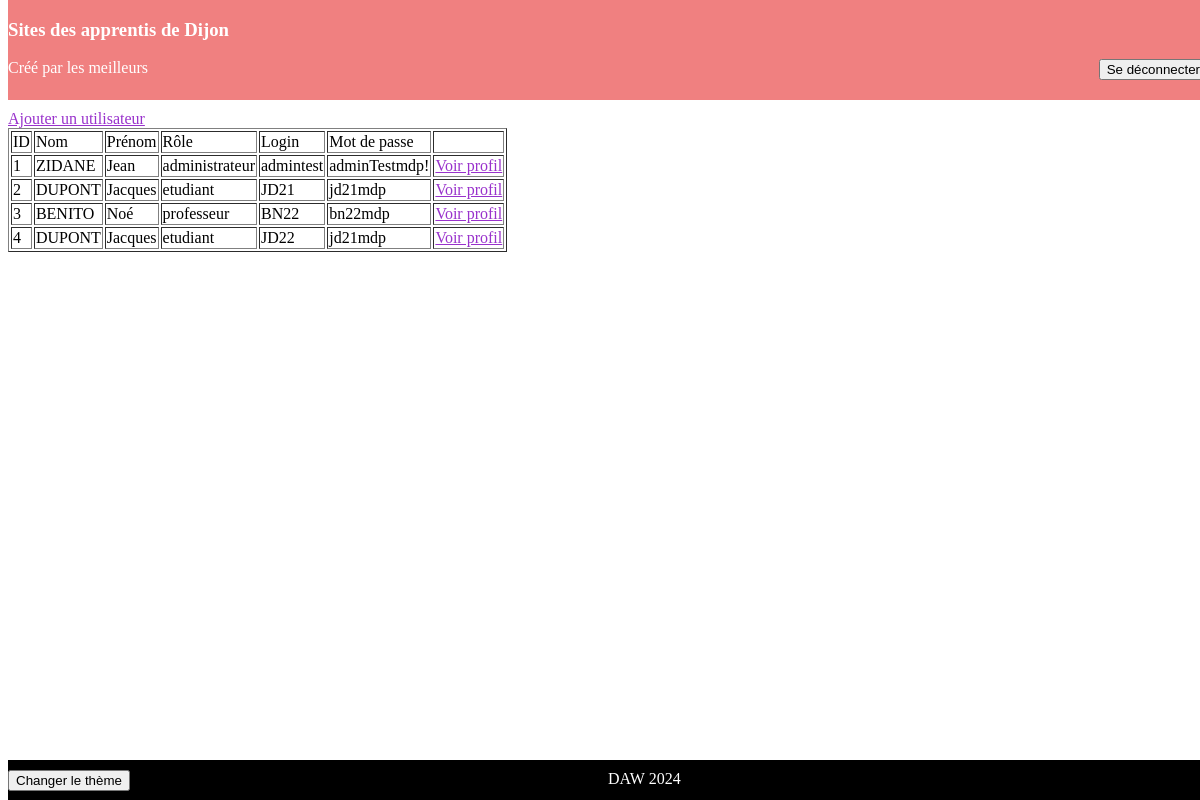
Page /view/users/listeUsers.php (signed in) on the earlier database version.
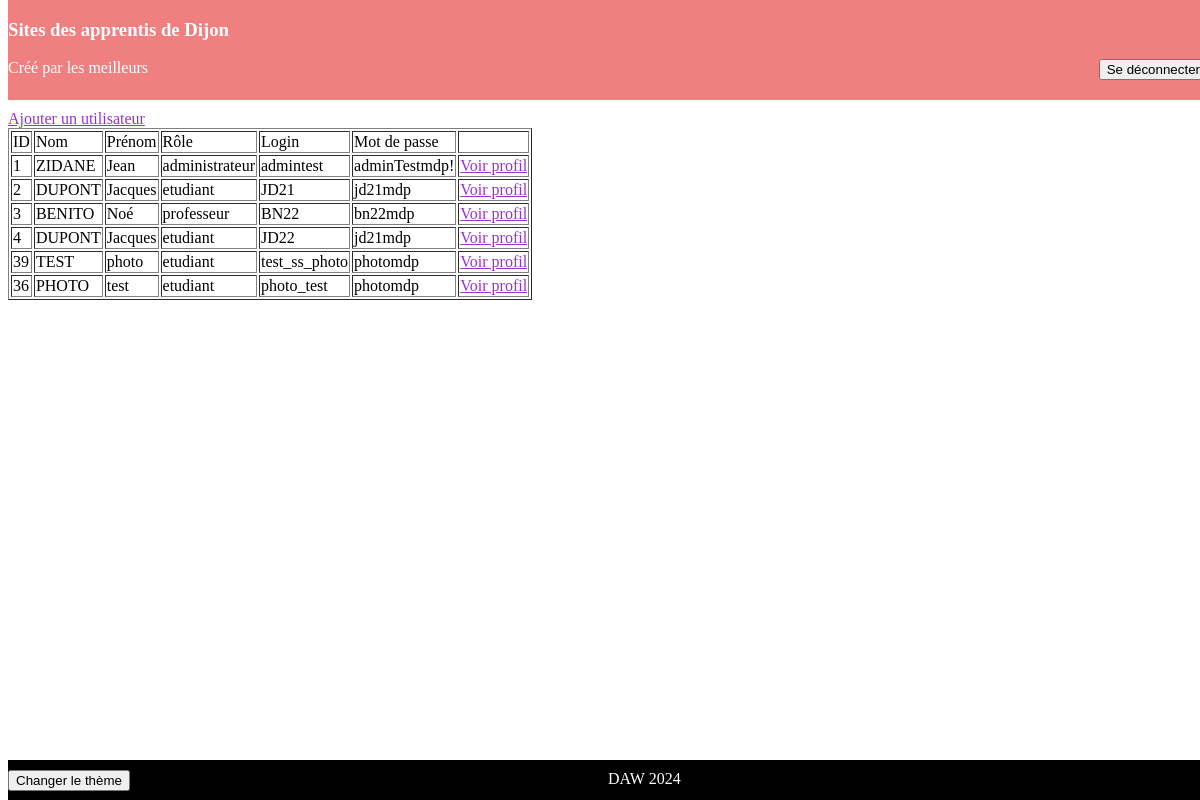
Same page on the later database version.
### tables this page shows
CREATE TABLE IF NOT EXISTS `utilisateurs` (
  `id` int NOT NULL AUTO_INCREMENT,
  `login` varchar(50) NOT NULL,
  `mdp` varchar(50) NOT NULL,
  `prenom` varchar(50) NOT NULL,
  `nom` varchar(50) NOT NULL,
  `role` varchar(50) NOT NULL,
  PRIMARY KEY (`id`)
);

### model/ModelUser.php (called while the page is built, shortened)
<?php
class ModelUser{
    private $username;
    private $password;
    private $id;
    private $role;
    private $nom;
    private $prenom;
    function __construct($username = null, $password = null, $id = null, $role = null, $nom = null, $prenom = null)
    {
        if($username != null) {$this->username=$username;}
        if($password != null) {$this->password=$password;}
        if($id != null) {$this->id=$id;}
        if($role != null) {$this->role=$role;}
        if($nom != null) {$this->nom=$nom;}
        if($prenom != null) {$this->prenom=$prenom;}
    }
    public function getUsername() {return $this->username;}
    public function getPassword() {return $this->password;}
    public function getId() {return $this->id;}
    public function getRole() {return $this->role;}
    public function getNom() {return $this->nom;}
    public function getPrenom() {return $this->prenom;}
    public static function getUsers() {
        $model = new Model();
        $pdo = $model->getPdo();
        $select = $pdo->query('SELECT * FROM Utilisateurs');
        $users = array();
        while($row = $select->fetch(PDO::FETCH_ASSOC)) {
            $user = new ModelUser($row['login'], $row['mdp'], $row['id'], $row['role'], $row['nom'], $row['prenom']);
            $users[] = $user;
        }
        return $users;
    }
}
?>

### view/users/listeUsers.php (the view, shortened to what this page needs)
<html lang="fr">
<head>
    <?php require("../../view/css/stylesheet.php");?>
</head>
<body>
<?php require("../css/header.php");?>
<form action='../../config/routeur.php' method="post">
    <?php
        if($_COOKIE['role'] == 'administrateur') {
            require_once(__DIR__.'/../../model/ModelUser.php');
            echo "<a href='createUser.php'>Ajouter un utilisateur</a><br>";
            $users = ModelUser::getUsers();
            echo "<table border = 1>";
            echo "<tr><td>ID</td><td>Nom</td><td>Prénom</td><td>Rôle</td><td>Login</td><td>Mot de passe</td><td></td></tr>";
            foreach($users as $user) {
                echo "<tr>";
                echo "<td>".$user->getId()."</td>";
                echo "<td>".$user->getNom()."</td>";
                echo "<td>".$user->getPrenom()."</td>";
                echo "<td>".$user->getRole()."</td>";
                echo "<td>".$user->getUsername()."</td>";
                echo "<td>".$user->getPassword()."</td>";
                echo "<td><a href='profilUser.php?id=".$user->getId()."'>Voir profil</a></td>";
                echo "</tr>";
            }
            echo "</table>";
        }
        else {
            echo "<h1>Accès refusé</h1><br>";
            echo "<a href='accueil.php'>Revenir à la page d'accueil</a>";
        }
    ?>
</form>
<?php require_once("../css/footer.php");?>
</body>
</html>

### view/css/stylesheet.php
<?php
    $theme = $_COOKIE['theme'];
    $href = "/DAW-projet/css/$theme.css";
    echo "<link rel='stylesheet' href=$href>";
?>

### view/css/header.php
<header>
    <h3>Sites des apprentis de Dijon</h3>
    <input type="button" value="Se déconnecter" name="action" onclick="location.href='/DAW-projet/config/routeur.php?action=disconnect'"/>
    <p>Créé par les meilleurs</p>
</header>

### view/css/footer.php (shortened to what this page needs)
<footer>
    <?php echo '<button id="theme" value="theme">Changer le thème</button>'?>
    <span>DAW 2024</span>
</footer>

### css/jour.css (style rules this page uses)
header { background-color : lightcoral; color : white; position : absolute; top : 0; height : 100px; width : 100%; margin-bottom : 5px; }
header > input { float: right; }
a { color : darkorchid; }

Differences in the rows shown:
added utilisateurs: id "39", nom "TEST", prenom "photo", role "etudiant", login "test_ss_photo", mdp "photomdp"
added utilisateurs: id "36", nom "PHOTO", prenom "test", role "etudiant", login "photo_test", mdp "photomdp"
